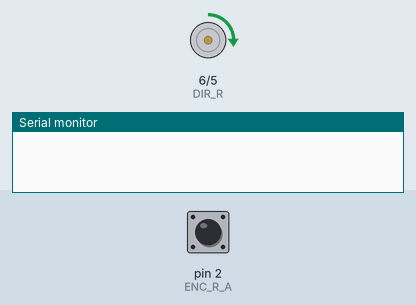
Recording of a sketch running on a simulated Arduino Nano, built with avr-gcc and run on an emulated ATmega328P. Shown: direction and speed pins drawn as motors (green arrow = direction pin HIGH = forward, orange = LOW = backward, longer = more drive), the last lines printed to the serial monitor. The inputs (shaded band) are chosen by the test bench; at power-on: pin 2 (ENC_R_A) HIGH.

Above: at 0.5 s.
At 5.0 s:
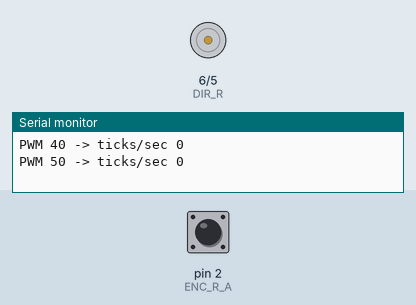
Timing chart, 0 to 6.9 s (numbered marks = the images above):
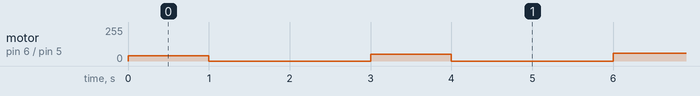

The sketch:

motor_open_loop_test.ino
```cpp
/*
============================================================
Encoder Bring-Up Test Firmware
============================================================

HARDWARE CONFIGURATION
---------------------
MCU:
- Arduino Nano (ATmega328P, 5V logic)

Motor Driver:
- Cytron MDDS30 SmartDriveDuo-30
  (NOT powered during this test — logic only)

Motors:
- 12V DC gear motors with quadrature encoders
  - Motor power: red/white (unused in this test)
  - Encoder A: yellow
  - Encoder B: green
  - Encoder VCC: blue (5V from Arduino)
  - Encoder GND: black

ENCODER PIN ASSIGNMENT
---------------------
Right Motor Encoder:
- Encoder A → D2 (interrupt)
- Encoder B → D4

Left Motor Encoder:
- (not used in this test)

POWERING
--------
- Arduino powered via USB
- No battery connected
- MDDS30 motor power disconnected

PURPOSE
-------
- Validate encoder wiring
- Verify direction (A/B phase)
- Confirm clean counts without motor noise

NOTES
-----
- Wheel should be rotated by hand
- Counts should increase in one direction and decrease in the other
- No motor movement should occur

============================================================
*/

#define PWM_R 5
#define DIR_R 6
#define ENC_R_A 2 // interrupt pin
#define ENC_R_B 4

volatile long enc = 0;

void ISR_enc()
{
    // Basic quadrature decode using B state at A rising edge
    if (digitalRead(ENC_R_B))
        enc++;
    else
        enc--;
}

void setup()
{
    pinMode(PWM_R, OUTPUT);
    pinMode(DIR_R, OUTPUT);

    pinMode(ENC_R_A, INPUT_PULLUP);
    pinMode(ENC_R_B, INPUT_PULLUP);
    attachInterrupt(digitalPinToInterrupt(ENC_R_A), ISR_enc, RISING);

    Serial.begin(57600);

    // Choose a direction for the sweep
    digitalWrite(DIR_R, HIGH);
    analogWrite(PWM_R, 0);
}

void loop()
{
    for (int pwm = 40; pwm <= 150; pwm += 10)
    {
        enc = 0;
        analogWrite(PWM_R, pwm);
        delay(1000);
        analogWrite(PWM_R, 0);

        Serial.print("PWM ");
        Serial.print(pwm);
        Serial.print(" -> ticks/sec ");
        Serial.println(enc);

        delay(2000);
    }

    // Stop after one sweep; comment this out if you want it to repeat forever
    while (true)
    {
        analogWrite(PWM_R, 0);
        delay(1000);
    }
}
```
